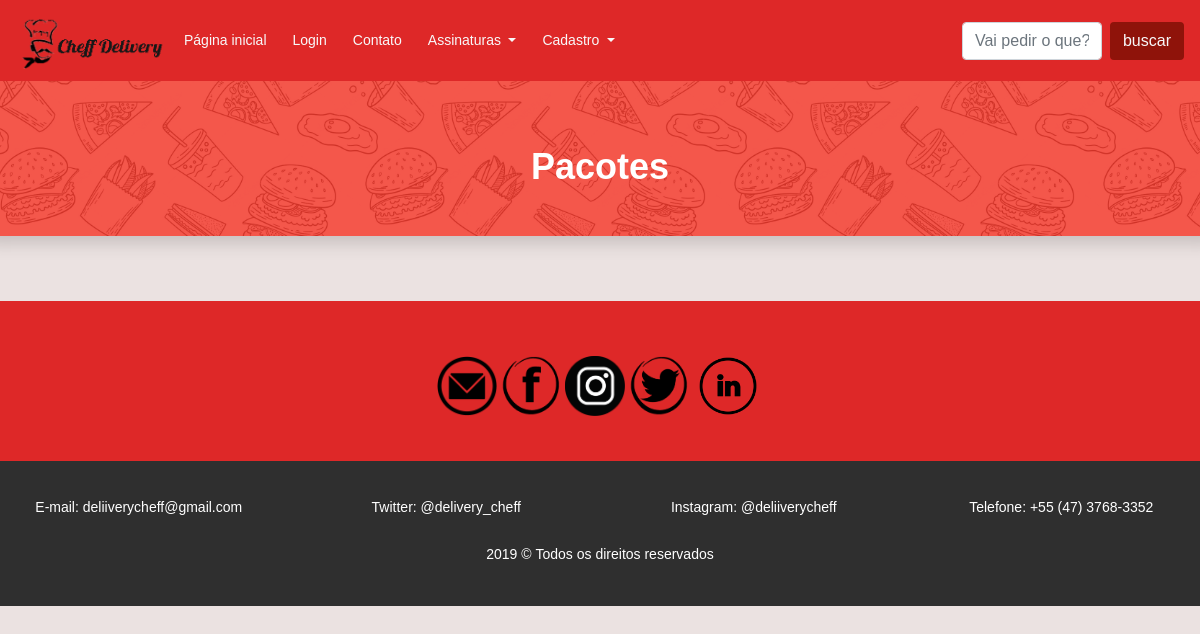
/pacotes.php, run on an earlier commit of the app's database.
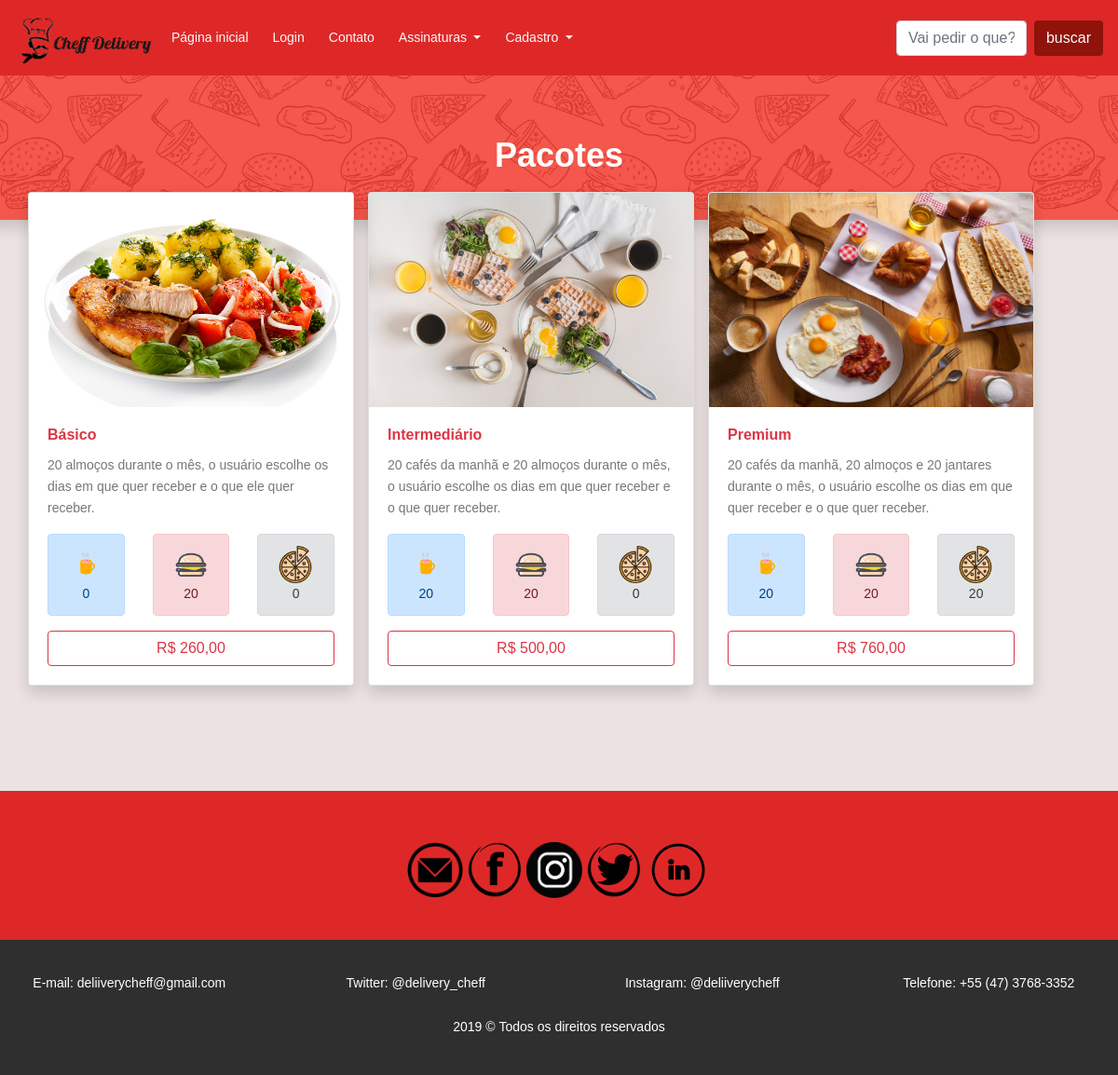
And on a later commit of the database.
### tables this page shows
CREATE TABLE `pacotes` (
  `id` int(11) NOT NULL,
  `nome_pacote` varchar(255) NOT NULL,
  `nome_imagem` varchar(255) NOT NULL,
  `descricao_pacote` varchar(255) NOT NULL,
  `preco_pacote` varchar(255) NOT NULL,
  `quantidade_cafe` int(11) NOT NULL,
  `quantidade_almoco` int(11) NOT NULL,
  `quantidade_janta` int(11) NOT NULL
);

### classes/site.class.php (called while the page is built, shortened)
<?php
class Site {
	public static function Navbar() {
		require_once "include/navbar.php";
	}
}
?>

### pacotes.php (the view, shortened to what this page needs)
<?php
require_once"include/conexao.php";
$lista = "SELECT * FROM pacotes";
$queryPacote = mysqli_query($con, $lista);
$lista = mysqli_fetch_all($queryPacote, MYSQLI_ASSOC);
?>
<!DOCTYPE html>
<html lang="pt-br">
<head>
	<link rel="stylesheet" href="https://stackpath.bootstrapcdn.com/bootstrap/4.3.1/css/bootstrap.min.css">
	<link rel="stylesheet" type="text/css" href="media/css/estilos.css">
	<link rel="stylesheet" href="media/css/main.css">
</head>
<body style="background-color: rgb(235, 226, 225);">
	<?php
	require_once "header.php";
	?>
	<div class="row">
		<div class="shadow" style="  background-color: #f2392c ;
		background-image: url('media/images/food-pattern.png');
		min-height: 100px;
		min-width: 100%;
		background-size: 30%;
		background-position: center 1050px;">
		<div class="text-center my-5" >
			<h1 class="text-white pt-3 ">Pacotes</h1>
		</div>
	</div>
</div>
<div class="container">
	<div class="row">
		<?php foreach ($lista as $item) { ?>
			<div class="card shadow offset-sm-4 offset-md-0 mb-5" style="max-height:750px; width: 350px; margin-right: 15px; margin-top: -30px !important;">
				<img src="media/images/<?=$item['nome_imagem']?>" class="card-img-top" style="max-height: 230px;">
				<div class="card-body">
					<h5 class="card-title text-danger"><?=utf8_encode($item['nome_pacote'])?></h5>
					<p class="card-text"><?=utf8_encode($item['descricao_pacote'])?></p>
					<div class="row">
						<div class="col-md-4 m-0" role="alert">
							<div class="alert alert-primary text-center">
								<img src="media/images/icone-cafe.png" style="max-height: 40px; margin-right: 7px;"><?=$item['quantidade_cafe']?><br>
							</div>
						</div>
						<div class=" col-md-4 m-0" role="alert">
							<div class="alert alert-danger text-center">
								<img src="media/images/hamburger.png" style="max-height: 40px; margin-right: 7px;"><?=$item['quantidade_almoco']?><br>
							</div>
						</div>
						<div class=" col-md-4 m-0" role="alert">
							<div class="alert alert-secondary text-center">
								<img src="media/images/pizza.png" style="max-height: 40px; margin-right: 10px; "><?=$item['quantidade_janta']?>
							</div>
						</div>
					</div>
					<center>
						<a href="#" class="btn btn-outline-danger col-md-12"><?=$item['preco_pacote']?></a>
					</center>
				</div>
			</div>
		<?php } ?>
	</div>
</div>
<?php
require_once "footer.php";
?>
</body>
</html>

### header.php (shortened to what this page needs)
<?php
require_once"classes/site.class.php";
?>
<header>
  <header>
    <nav class="navbar navbar-expand-lg navbar-light"  style="background-color: #de2828; width: 100%;">
      <a href="index.php"><img src="media/images/cheffmenu2.png" style="height: 65px; width: 150px"></a>
      <div class="collapse navbar-collapse" id="navbarSupportedContent">
        <ul class="navbar-nav mr-auto">
          <?php if ($_SESSION['nome_usuario'] !== 'Administrador') { ?>
            <li class="nav-item active">
              <a class="nav-link text-light" href="index.php" style="margin-left: 10px;">Página inicial <span class="sr-only">(current)</span></a>
            </li>
            <li class="nav-item">
              <a class="nav-link text-light" href="login.php" style="margin-left: 10px;">Login</a>
            </li>
            <li class="nav-item">
              <a class="nav-link text-light" href="contato.php" style="margin-left: 10px;">Contato</a>
            </li>
            <li class="nav-item dropdown">
              <a class="nav-link dropdown-toggle text-light" href="#" id="navbarDropdown" role="button" data-toggle="dropdown" aria-haspopup="true" aria-expanded="false" style="margin-left: 10px;">
                Assinaturas
              </a>
            </li>
            <?php if(!isset($_SESSION['logado'])) { ?>
              <li class="nav-item dropdown">
                <a class="nav-link dropdown-toggle text-light" href="#" id="navbarDropdown2" role="button" data-toggle="dropdown" aria-haspopup="true" aria-expanded="false" style="margin-left: 10px;">
                  Cadastro
                </a>
              </li>
            <?php } ?>
          <?php } ?>
        </ul>
        <?php Site::Navbar(); ?>
        <form action="buscar.php" method="POST" target="principal" class="form-inline my-2 my-lg-0">
         <input name="buscar" type="text" class="form-control mr-sm-2" size="10" placeholder="Vai pedir o que?" aria-label="Search">
         <input type="submit" value="buscar" class="btn my-2 my-sm-0 text-light" style="background-color: rgb(143, 19, 10);">
       </form>
     </div>
   </nav>
 </header>

### include/navbar.php (shortened to what this page needs)
<!DOCTYPE html>
<html>
<head>
</head>
<body>
</body>
</html>

### footer.php (shortened to what this page needs)
<center>
  <div class="redes-sociais" style="background-color: #de2828;">
    <div class="container" style="margin-top: 65px;">
      <a href="https://mail.google.com/mail/u/0/#inbox?compose=DmwnWsTJtrnhxXwfpDgvhvzGsLRlLgjHgjcfzcQFCTNqvbqkMSDXnPTwMNHPSkbjVnnrBWWPBfJq"><img src="media/images/email.png" alt="email" title="email" class="icones"></a>
      <img src="media/images/facebook.png" alt="facebook" title="facebook" class="icones">
      <a href="https://www.instagram.com/deliiverycheff/?hl=pt-br"><img src="media/images/instagram.png" alt="instagram" title="instagram" id="instagram " class="icones"></a>
      <a href="https://twitter.com/delivery_cheff"><img src="media/images/twitter.png" alt="twitter" title="twitter" class="icones"></a>
      <img src="media/images/linkedin.png" alt="Rede Social 4" title="Rede Social 4" id="linkedin" class="icones">
    </center>
<footer>
 <div class="footer-item">
  <div class="row">
    <a href="https://mail.google.com/mail/u/0/#inbox?compose=DmwnWsTJtrnhxXwfpDgvhvzGsLRlLgjHgjcfzcQFCTNqvbqkMSDXnPTwMNHPSkbjVnnrBWWPBfJq" class="col-sm-12 col-md-3">E-mail: deliiverycheff@gmail.com</a>
    <a href="https://twitter.com/delivery_cheff" class="col-sm-12 col-md-3">Twitter: @delivery_cheff </a>
    <a href="https://www.instagram.com/deliiverycheff/?hl=pt-br"class="col-sm-12 col-md-3">Instagram: @deliiverycheff</a>
    <a href=""class="col-sm-12 col-md-3">Telefone: +55 (47) 3768-3352</a>
  </div>
</div>
<div id="negrito" class="mt-4">
  <p>2019 &copy; <strong>Todos os direitos reservados</strong></p>
</div>
</footer>

### media/css/estilos.css (style rules this page uses)
* { font-family: arial !important; }
.redes-sociais { height: 160px; width: 100%; }
.icones { width: 60px; height: 60px; margin-top: 50px; }
#linkedin { width: 70px; height: 70px; }
footer { background-color: rgba(47, 47, 47); overflow: hidden; height: 145px; }
.footer-item { margin-top: 35px; color: white; text-align: center; width: 100%: }
.footer-item a { color: white; text-decoration: none; }
#negrito { text-align: center; color: white; margin-top: 10px; }

### media/css/main.css (style rules this page uses)
body { color:#777;font-family:"Poppins",sans-serif;font-size:14px;font-weight:300;line-height:1.625em;position:relative }
ol,ul { margin:0;padding:0;list-style:none }
a { -webkit-transition:all 0.3s ease 0s;-moz-transition:all 0.3s ease 0s;-o-transition:all 0.3s ease 0s;transition:all 0.3s ease 0s }
a,a:focus,a:hover { text-decoration:none;outline:0 }
h1,h2,h3,h4,h5,h6 { font-family:"Poppins",sans-serif;color:#222;line-height:1.2em !important;margin-bottom:0;margin-top:0;font-weight:600 }
h1,.h1 { font-size:36px }
h5,.h5 { font-size:16px }
.mb-5 { margin-bottom:5px }
.text-white { color:#fff }
.text-center { text-align:center }
h1 { font-size:36px }
h5 { font-size:16px }
h1,h2,h3,h4,h5,h6 { line-height:1.5em }

What changed in the data, as far as the page shows it:
added pacotes: nome_imagem (picture), nome_pacote "Básico", descricao_pacote "20 almoços durante o mês, o usuário escolhe os dias em que quer receber e o que ele quer receber.", quantidade_cafe "0", quantidade_almoco "20", quantidade_janta "0", preco_pacote "R$ 260,00"
added pacotes: nome_imagem (picture), nome_pacote "Intermediário", descricao_pacote "20 cafés da manhã e 20 almoços durante o mês, o usuário escolhe os dias em que quer receber e o que quer receber.", quantidade_cafe "20", quantidade_almoco "20", quantidade_janta "0", preco_pacote "R$ 500,00"
added pacotes: nome_imagem (picture), nome_pacote "Premium", descricao_pacote "20 cafés da manhã, 20 almoços e 20 jantares durante o mês, o usuário escolhe os dias em que quer receber e o que quer receber.", quantidade_cafe "20", quantidade_almoco "20", quantidade_janta "20", preco_pacote "R$ 760,00"
